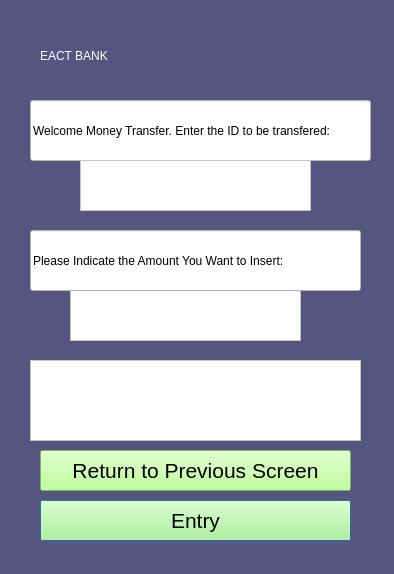
<?xml version="1.0" encoding="UTF-8"?>
<ui version="4.0">
 <class>Dialog</class>
 <widget class="QDialog" name="Dialog">
  <property name="geometry">
   <rect>
    <x>0</x>
    <y>0</y>
    <width>394</width>
    <height>574</height>
   </rect>
  </property>
  <property name="windowTitle">
   <string>EATC BANK TRANSFER PAGE</string>
  </property>
  <property name="styleSheet">
   <string notr="true">background-color: rgb(85, 85, 127);</string>
  </property>
  <widget class="QLineEdit" name="lineEdit">
   <property name="geometry">
    <rect>
     <x>30</x>
     <y>100</y>
     <width>341</width>
     <height>61</height>
    </rect>
   </property>
   <property name="styleSheet">
    <string notr="true">background-color: rgb(255, 255, 255);
color: rgb(0, 0, 0);
font: 75 10pt &quot;MS Shell Dlg 2&quot;;</string>
   </property>
   <property name="text">
    <string>Welcome Money Transfer. Enter the ID to be transfered:</string>
   </property>
  </widget>
  <widget class="QTextEdit" name="transferedid">
   <property name="geometry">
    <rect>
     <x>80</x>
     <y>160</y>
     <width>231</width>
     <height>51</height>
    </rect>
   </property>
   <property name="styleSheet">
    <string notr="true">background-color: rgb(255, 255, 255);
color: rgb(0, 0, 0);
font: 75 14pt &quot;MS Shell Dlg 2&quot;;</string>
   </property>
  </widget>
  <widget class="QPushButton" name="pushButtonentry_2">
   <property name="geometry">
    <rect>
     <x>40</x>
     <y>500</y>
     <width>311</width>
     <height>41</height>
    </rect>
   </property>
   <property name="font">
    <font>
     <family>MS Shell Dlg 2</family>
     <pointsize>16</pointsize>
     <weight>9</weight>
     <italic>false</italic>
     <bold>false</bold>
    </font>
   </property>
   <property name="styleSheet">
    <string notr="true">background-color: rgb(170, 255, 127);
font: 75 16pt &quot;MS Shell Dlg 2&quot;;
color: rgb(0, 0, 0);</string>
   </property>
   <property name="text">
    <string>Entry</string>
   </property>
  </widget>
  <widget class="QPushButton" name="returntopr">
   <property name="geometry">
    <rect>
     <x>40</x>
     <y>450</y>
     <width>311</width>
     <height>41</height>
    </rect>
   </property>
   <property name="font">
    <font>
     <family>MS Shell Dlg 2</family>
     <pointsize>16</pointsize>
     <weight>9</weight>
     <italic>false</italic>
     <bold>false</bold>
    </font>
   </property>
   <property name="styleSheet">
    <string notr="true">background-color: rgb(170, 255, 127);
font: 75 16pt &quot;MS Shell Dlg 2&quot;;
color: rgb(0, 0, 0);</string>
   </property>
   <property name="text">
    <string>Return to Previous Screen</string>
   </property>
  </widget>
  <widget class="QLabel" name="label_6">
   <property name="geometry">
    <rect>
     <x>40</x>
     <y>30</y>
     <width>321</width>
     <height>51</height>
    </rect>
   </property>
   <property name="styleSheet">
    <string notr="true">color: rgb(255, 255, 255);
font: 26pt &quot;Matura MT Script Capitals&quot;;</string>
   </property>
   <property name="text">
    <string>EACT BANK</string>
   </property>
  </widget>
  <widget class="QTextEdit" name="transferedmoney">
   <property name="geometry">
    <rect>
     <x>70</x>
     <y>290</y>
     <width>231</width>
     <height>51</height>
    </rect>
   </property>
   <property name="styleSheet">
    <string notr="true">background-color: rgb(255, 255, 255);
color: rgb(0, 0, 0);
font: 75 14pt &quot;MS Shell Dlg 2&quot;;</string>
   </property>
  </widget>
  <widget class="QLineEdit" name="lineEdit_2">
   <property name="geometry">
    <rect>
     <x>30</x>
     <y>230</y>
     <width>331</width>
     <height>61</height>
    </rect>
   </property>
   <property name="styleSheet">
    <string notr="true">background-color: rgb(255, 255, 255);
color: rgb(0, 0, 0);
font: 75 10pt &quot;MS Shell Dlg 2&quot;;</string>
   </property>
   <property name="text">
    <string>Please Indicate the Amount You Want to Insert:</string>
   </property>
  </widget>
  <widget class="QTextEdit" name="textEdit_pass">
   <property name="geometry">
    <rect>
     <x>30</x>
     <y>360</y>
     <width>331</width>
     <height>81</height>
    </rect>
   </property>
   <property name="font">
    <font>
     <family>MS Shell Dlg 2</family>
     <pointsize>14</pointsize>
     <weight>9</weight>
     <italic>false</italic>
     <bold>false</bold>
    </font>
   </property>
   <property name="styleSheet">
    <string notr="true">font: 75 14pt &quot;MS Shell Dlg 2&quot;;
color: rgb(0, 0, 0);
background-color: rgb(255, 255, 255);</string>
   </property>
  </widget>
 </widget>
 <resources/>
 <connections/>
</ui>
